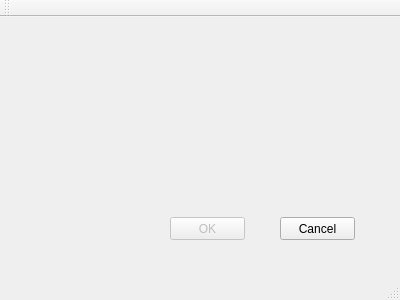
<?xml version="1.0" encoding="UTF-8"?>
<ui version="4.0">
 <class>GotoCellDialog</class>
 <widget class="QMainWindow" name="GotoCellDialog">
  <property name="geometry">
   <rect>
    <x>0</x>
    <y>0</y>
    <width>400</width>
    <height>300</height>
   </rect>
  </property>
  <property name="windowTitle">
   <string>Go to Cell</string>
  </property>
  <widget class="QWidget" name="centralWidget">
   <widget class="QPushButton" name="okButton">
    <property name="enabled">
     <bool>false</bool>
    </property>
    <property name="geometry">
     <rect>
      <x>170</x>
      <y>200</y>
      <width>75</width>
      <height>23</height>
     </rect>
    </property>
    <property name="text">
     <string>OK</string>
    </property>
    <property name="default">
     <bool>true</bool>
    </property>
   </widget>
   <widget class="QPushButton" name="cancelButton">
    <property name="geometry">
     <rect>
      <x>280</x>
      <y>200</y>
      <width>75</width>
      <height>23</height>
     </rect>
    </property>
    <property name="text">
     <string>Cancel</string>
    </property>
   </widget>
  </widget>
  <widget class="QMenuBar" name="menuBar">
   <property name="geometry">
    <rect>
     <x>0</x>
     <y>0</y>
     <width>400</width>
     <height>23</height>
    </rect>
   </property>
  </widget>
  <widget class="QToolBar" name="mainToolBar">
   <attribute name="toolBarArea">
    <enum>TopToolBarArea</enum>
   </attribute>
   <attribute name="toolBarBreak">
    <bool>false</bool>
   </attribute>
  </widget>
  <widget class="QStatusBar" name="statusBar"/>
 </widget>
 <layoutdefault spacing="6" margin="11"/>
 <resources/>
 <connections/>
</ui>
